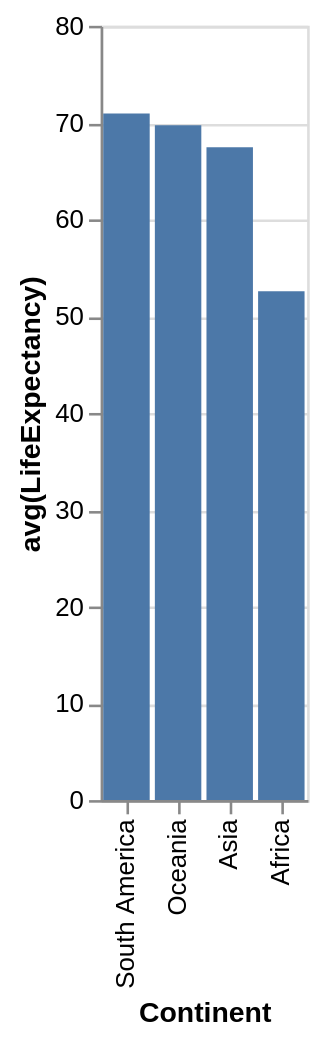

Specify this chart in Vega-Lite:
### Vega-Lite specification from a JSON file in a GitHub repository (floating-point values rounded to 4 significant figures)
{"data": {"values": [{"x_data": "Africa", "y_data": 52.57}, {"x_data": "Asia", "y_data": 67.44}, {"x_data": "Oceania", "y_data": 69.72}, {"x_data": "South America", "y_data": 70.95}]}, "mark": "bar", "encoding": {"x": {"field": "x_data", "type": "nominal", "title": "Continent", "sort": "descending"}, "y": {"field": "y_data", "type": "quantitative", "title": "avg(LifeExpectancy)"}}}
